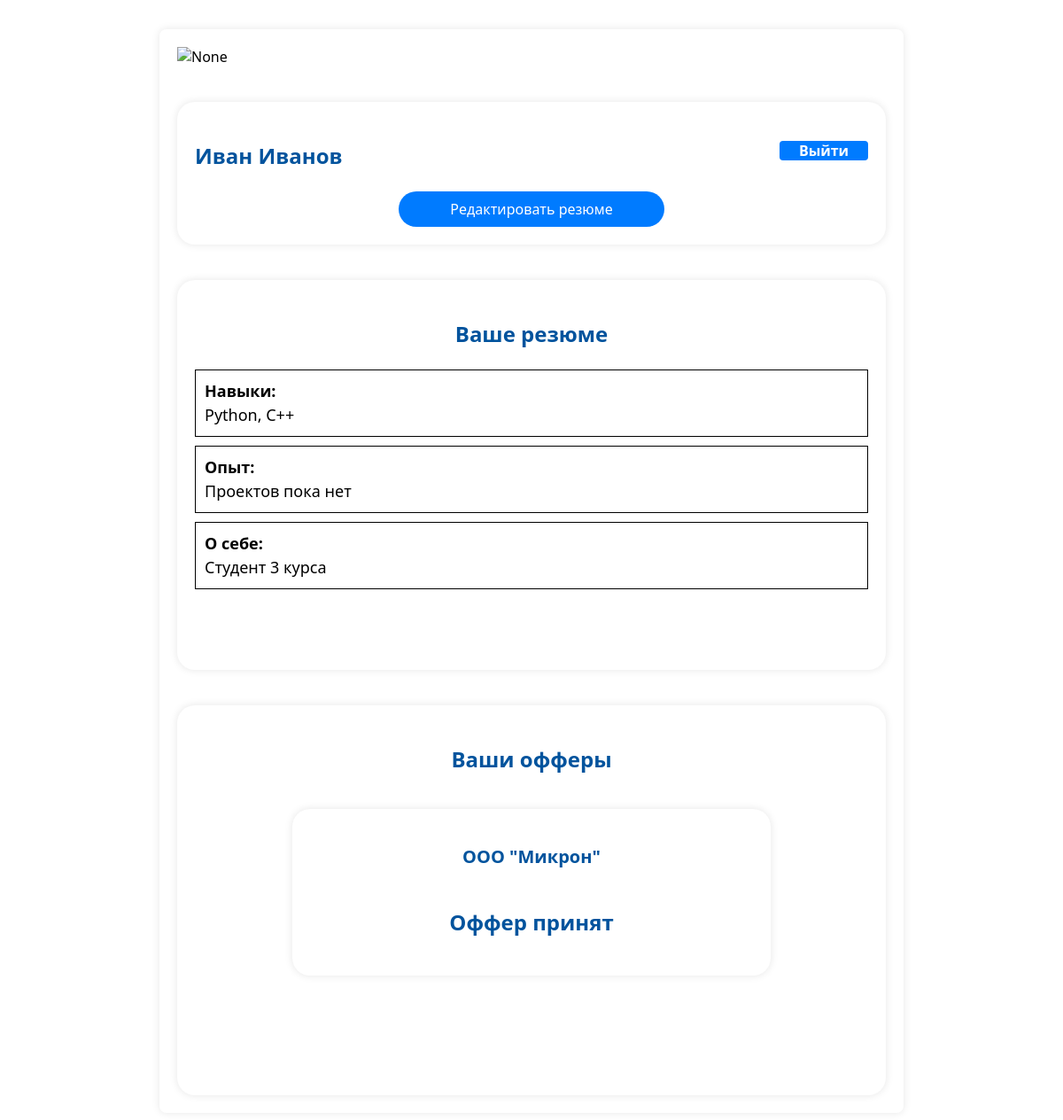
The page /auth_student/profile/ (signed in) on the database its author committed.
### student/models.py (models this page shows)
class Resume(models.Model):
    student_id = models.ForeignKey(User, verbose_name="студент", on_delete=models.CASCADE, blank=True)
    information = models.TextField(blank=True)
    about = models.TextField(blank=True)
    iam = models.TextField(blank=True)
    resume_send = models.BooleanField(null=True, blank=True)
    resume_accept = models.BooleanField(null=True, blank=True)

### partners/models.py (models this page shows)
class Offers(models.Model):
    company = models.ForeignKey(User, verbose_name="компания", on_delete=models.CASCADE, related_name="company")
    student = models.ForeignKey(User, verbose_name="студент", on_delete=models.CASCADE, related_name="student")
    send = models.BooleanField()
    offer_send = models.BooleanField(null=True, blank=True)

### student/views.py (the view, shortened to what this page needs)
# urls.py: path('profile/', include('student.urls', namespace='student_profile')),
@login_required
def profile(request):
    print(request.user.is_authenticated)
    print(request.user.username)
    print(request.POST.get("information"))
    print(request.POST.get("about"))
    print(request.POST.get("iam"))
    stud = User.objects.get(username=request.user.username)
    data = Resume.objects.all()
    if not Resume.objects.filter(student_id=stud.id).exists():
        if request.method == 'POST':
            Resume.objects.create(student_id=stud, information=request.POST.get("information"), about=request.POST.get("about"), iam=request.POST.get("iam"),
                                  resume_send=False)
            data = Resume.objects.get(student_id=stud.id)
        else:
            data = None
    else:
        if request.method == 'POST':
            new_data = Resume.objects.get(student_id=stud.id)
            new_data.information = information=request.POST.get("information")
            new_data.about = information=request.POST.get("about")
            new_data.iam = information=request.POST.get("iam")
            new_data.save()
        data = Resume.objects.get(student_id=stud.id)
    offers_info = None
    offers_list = None
    if Offers.objects.filter(student=stud.id).exists():
         offers_info = Offers.objects.filter(student=stud.id)
         offers_list = [item for item in offers_info]
    return render(request, 'student/profile.html', {'data':data, 'offers_info':offers_list})

### student/templates/student/profile.html (shortened to what this page needs)
{% load static %}
<!DOCTYPE html>
<html lang="en">
<head>
    <link rel="stylesheet" href="{% static 'css/profile.css' %}">
</head>
<body>
    <div class="container" >
        <img src="{% static "image/guap.svg" %}" alt="None">
        <div class='contetn'>
            <h3 class="text_users">{{ user.first_name }} {{ user.last_name }} <a href="/" class="logout-btn">Выйти</a> </h3>
            {% if not data %}
            <a href="#zatemnenie" class="text-blk">Создать резюме</a>
            <div id="zatemnenie">
                <div id="okno">
                  <p class="text_create_resume">Заполните резюме</p>
                  <form action="#" method="post">
                    {% csrf_token %}
                            <label class="model_text" for="information">Введите технологии, в которых вы чувствуюте себя уверенно</label><br>
                            <textarea name="information" type="text" id="information" placeholder="Python, Компьютерная графика, Базы данных и т.д"></textarea>
                            <label class="model_text" for="about">Проекты с вашим участием</label><br>
                            <textarea name="about" type="text" id="about" placeholder="Ссылка на GIT или обычное описание проектов"></textarea>
                            <label class="model_text" for="iam">Расскажите о себе</label><br>
                            <textarea name="iam" type="text" id="iam" placeholder="Я такой-то...."></textarea>
                        <button class="close">Создать</button>
                    </form>
                </div>
            </div>
            {% else %}
            <a href="#zatemnenie" class="text-blk">Редактировать резюме</a>
            {% endif %}
        </div>
        <div class='contetn_resume'>
            <h3 class="text_resume">Ваше резюме</h3>
            {% if data %}
                <div class='info'>
                    <div class="info-section">
                        <span class='date_info'>Навыки:</span> <br> {{ data.information }}
                    </div>
                    <div class="info-section">
                        <span class='date_info'>Опыт:</span> <br> {{ data.about }}
                    </div>
                    <div class="info-section">
                        <span class='date_info'>О себе:</span> <br> {{ data.iam }}
                    </div>
                </div>
            {% endif %}
        </div>
        <div class='contetn_resume'>
            <h3 class="text_resume">Ваши офферы</h3>
            {% if offers_info %}
                {% for field in offers_info %}
                    <div class='table_resume'>
                        <p class='text_resume_table'>  {{ field.company.first_name }} </p>
                        <div class="button-row">
                            <form action="" method="GET">
                                {% if field.offer_send == Null %}
                                    <input type="hidden" name="company_name" value="{{ field.company.id }}">
                                    <button type="submit" name="accept_offer" value="True" class='text-blk_offer_yes'>Принять Оффер</button>
                                    <button type="submit" name="accept_offer" value="False" class='text-blk_offer_no'>Отменить Оффер</button>
                                {% elif field.offer_send == True %}
                                    <h3 class="text_resume">Оффер принят</h3>
                                {% else %}
                                    <h3 class="text_resume">Оффер отклонен</h3>
                                {% endif %}
                            </form>
                        </div>
                    </div>
                {% endfor %}
            {% else %}
                <h3 class='text_resume'>Пока нет Офферов!</h3>
            {% endif %}
        </div>
    </div>
</body>
</html>

### student/static/css/profile.css (style rules this page uses)
.container { font-family:system-ui, -apple-system, BlinkMacSystemFont, 'Segoe UI', Roboto, Oxygen, Ubuntu, Cantarell, 'Open Sans', 'Helvetica Neue', sans-serif; width: 100%; max-width: 800px; height: auto; min-height: 900px; margin: 0 auto; margin-top: 33px; padding: 20px; border-radius: 8px; box-shadow: 0 0 10px rgba(0, 0, 0, 0.1); }
.contetn { font-family:system-ui, -apple-system, BlinkMacSystemFont, 'Segoe UI', Roboto, Oxygen, Ubuntu, Cantarell, 'Open Sans', 'Helvetica Neue', sans-serif; background-color: #fff; padding: 20px; border-radius: 20px; width: calc(100% - 40px); margin: 0 auto; margin-top: 40px; height:auto; box-shadow: 0 0 10px rgba(0, 0, 0, 0.1); display: flex; flex-direction: column; justify-content: center; }
.text_users { font-family:system-ui, -apple-system, BlinkMacSystemFont, 'Segoe UI', Roboto, Oxygen, Ubuntu, Cantarell, 'Open Sans', 'Helvetica Neue', sans-serif; color: RGB(0, 83, 157); font-size: 24px; }
.logout-btn { font-family:system-ui, -apple-system, BlinkMacSystemFont, 'Segoe UI', Roboto, Oxygen, Ubuntu, Cantarell, 'Open Sans', 'Helvetica Neue', sans-serif; float: right; background-color: #007bff; border: none; width: 100px; height: auto; margin: 0 auto; color: #fff; font-size: 16px; text-align: center; text-decoration: none; border-radius: 4px; }
.text-blk { font-family:system-ui, -apple-system, BlinkMacSystemFont, 'Segoe UI', Roboto, Oxygen, Ubuntu, Cantarell, 'Open Sans', 'Helvetica Neue', sans-serif; display: inline-block; margin: 0 auto; width: 300px; height: 40px; line-height: 40px; text-align: center; background-color: #007bff; color: #fff; text-decoration: none; font-size: 16px; border-radius: 30px; }
.contetn_resume { font-family:system-ui, -apple-system, BlinkMacSystemFont, 'Segoe UI', Roboto, Oxygen, Ubuntu, Cantarell, 'Open Sans', 'Helvetica Neue', sans-serif; background-color: #fff; padding: 20px; border-radius: 20px; width: calc(100% - 40px); margin: 0 auto; margin-top: 40px; height:auto; min-height: 400px; box-shadow: 0 0 10px rgba(0, 0, 0, 0.1); }
.text_resume { font-family:system-ui, -apple-system, BlinkMacSystemFont, 'Segoe UI', Roboto, Oxygen, Ubuntu, Cantarell, 'Open Sans', 'Helvetica Neue', sans-serif; color: RGB(0, 83, 157); font-size: 24px; text-align: center; }
.info { font-family:system-ui, -apple-system, BlinkMacSystemFont, 'Segoe UI', Roboto, Oxygen, Ubuntu, Cantarell, 'Open Sans', 'Helvetica Neue', sans-serif; text-align: center; font-size: 18px; line-height: 150% }
.info-section { font-family:system-ui, -apple-system, BlinkMacSystemFont, 'Segoe UI', Roboto, Oxygen, Ubuntu, Cantarell, 'Open Sans', 'Helvetica Neue', sans-serif; width: auto; border: 1px solid #000; padding: 10px; box-sizing: border-box; margin: 0 auto; margin-bottom: 10px; text-align: justify; }
.date_info { font-family:system-ui, -apple-system, BlinkMacSystemFont, 'Segoe UI', Roboto, Oxygen, Ubuntu, Cantarell, 'Open Sans', 'Helvetica Neue', sans-serif; text-align: center; font-weight: bold; }
.table_resume { font-family:system-ui, -apple-system, BlinkMacSystemFont, 'Segoe UI', Roboto, Oxygen, Ubuntu, Cantarell, 'Open Sans', 'Helvetica Neue', sans-serif; background-color: #fff; padding: 20px; border-radius: 20px; width: 500px; margin: 0 auto; margin-top: 40px; box-shadow: 0 0 10px rgba(0, 0, 0, 0.1); display: flex; flex-direction: column; justify-content: center; }
.text_resume_table { font-family:system-ui, -apple-system, BlinkMacSystemFont, 'Segoe UI', Roboto, Oxygen, Ubuntu, Cantarell, 'Open Sans', 'Helvetica Neue', sans-serif; color: RGB(0, 83, 157); font-size: 20px; text-align: center; font-weight: bold; }
.button-row { display: inline-block; text-align: center; }

### rows shown on the page
Resume: information "Python, C++", about "Проектов пока нет", iam "Студент 3 курса"
Offers: company.first_name "ООО \"Микрон\"", offer_send "Оффер принят"

### other values the page prints
{{ user.first_name }} "Иван"
{{ user.last_name }} "Иванов"
